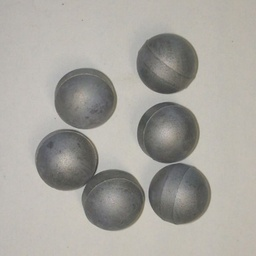
#> input picture sphere.jpg, 256 x 256 px, shrunk from 550 x 550 before the run
$ python main.py
#> lines starting #> are read from the running program, lines starting #| are printed output that depends on the picture
### patterns.py
# -*- coding: utf-8 -*-
"""
Created on Fri Aug 08 16:12:37 2021

@author: rizvee
"""
from math import sqrt, atan2, pi
import numpy as np

def pattern_detect(input_image):
    input_pixels = input_image.load()
    width = input_image.width
    height = input_image.height

    grayscale = np.empty((width, height))
    for x in range(width):
        for y in range(height):
            pixel = input_pixels[x, y]
            grayscale[x, y] = (pixel[0] + pixel[1] + pixel[2]) / 3
    gradient, direction = convert_blur(grayscale, width, height)

    for x in range(1, width - 1):
        for y in range(1, height - 1):
            angle = direction[x, y] if direction[x, y] >= 0 else direction[x, y] + pi
            rangle = round(angle / (pi / 4))
            mag = gradient[x, y]
            if ((rangle == 0 or rangle == 4) and (gradient[x - 1, y] > mag or gradient[x + 1, y] > mag)
                    or (rangle == 1 and (gradient[x - 1, y - 1] > mag or gradient[x + 1, y + 1] > mag))
                    or (rangle == 2 and (gradient[x, y - 1] > mag or gradient[x, y + 1] > mag))
                    or (rangle == 3 and (gradient[x + 1, y - 1] > mag or gradient[x - 1, y + 1] > mag))):
                gradient[x, y] = 0
    image_ = edges(gradient, width, height, 20, 25)

    return image_

def convert_blur(input_pixels, width, height):
    clip = lambda x, l, u: l if x < l else u if x > u else x
    kernel = np.array([
        [1 / 256,  4 / 256,  6 / 256,  4 / 256, 1 / 256],[4 / 256, 16 / 256, 24 / 256, 16 / 256, 4 / 256],
        [6 / 256, 24 / 256, 36 / 256, 24 / 256, 6 / 256],[4 / 256, 16 / 256, 24 / 256, 16 / 256, 4 / 256],
        [1 / 256,  4 / 256,  6 / 256,  4 / 256, 1 / 256]
    ])
    offset = len(kernel) // 2

    blurred = np.empty((width, height))
    for x in range(width):
        for y in range(height):
            acc = 0
            for a in range(len(kernel)):
                for b in range(len(kernel)):
                    xn = clip(x + a - offset, 0, width - 1)
                    yn = clip(y + b - offset, 0, height - 1)
                    acc += input_pixels[xn, yn] * kernel[a, b]
            blurred[x, y] = int(acc)
    gradient = np.zeros((width, height))
    direction = np.zeros((width, height))
    for x in range(width):
        for y in range(height):
            if 0 < x < width - 1 and 0 < y < height - 1:
                magx = input_pixels[x + 1, y] - input_pixels[x - 1, y]
                magy = input_pixels[x, y + 1] - input_pixels[x, y - 1]
                gradient[x, y] = sqrt(magx**2 + magy**2)
                direction[x, y] = atan2(magy, magx)
    return gradient,direction

def edges(gradient, width, height, low, high):
    setter = set()
    for x in range(width):
        for y in range(height):
            if gradient[x, y] > high:
                setter.add((x, y))
    lastiter = setter
    while lastiter:
        new_setter = set()
        for x, y in lastiter:
            for a, b in ((-1, -1), (-1, 0), (-1, 1), (0, -1), (0, 1), (1, -1), (1, 0), (1, 1)):
                if gradient[x + a, y + b] > low and (x+a, y+b) not in setter:
                    new_setter.add((x+a, y+b))
        setter.update(new_setter)
        lastiter = new_setter

    return list(setter)
# ----------------------------------------------Line Detection (Incomplete)--------------------------------------------------#
# [29 lines left out: functions hou, houghLine, not called in this run]


'''

# Below code is copied from https://rosettacode.org/wiki/Hough_transform#Python

def hough(im, ntx=460, mry=360):
    "Calculate Hough transform."
    pim = im.load()
    nimx, mimy = im.size
    mry = int(mry/2)*2          #Make sure that this is even
    him = Image.new("L", (ntx, mry), 255)
    phim = him.load()

    rmax = hypot(nimx, mimy)
    dr = rmax / (mry/2)
    dth = pi / ntx

    for jx in xrange(nimx):
        for iy in xrange(mimy):
            col = pim[jx, iy]
            if col == 255: continue
            for jtx in xrange(ntx):
                th = dth * jtx
                r = jx*cos(th) + iy*sin(th)
                iry = mry/2 + int(r/dr+0.5)
                phim[jtx, iry] -= 1
    return him

    '''

### main.py
# -*- coding: utf-8 -*-
"""
Created on Fri Aug 08 16:11:33 2021

@author: rizvee
"""
from patterns import pattern_detect
from collections import defaultdict
from PIL import Image, ImageDraw
from math import sqrt, pi, cos, sin
# ----------------------------------------------Input Image--------------------------------------------------#
input_image = Image.open("sphere.jpg")
#> input_image is the input picture: PIL image 256x256 RGB; mean R, G, B 167.5, 164.8, 158.5
output_image = Image.new("RGB", input_image.size)
#> output_image: PIL image 256x256 RGB; every value is 0
output_image.paste(input_image)
draw_result = ImageDraw.Draw(output_image)
# ----------------------------------------------Define Range--------------------------------------------------#
steps = 100
rmin = 40
rmax = 80
threshold = 0.4
points = []
for r in range(rmin, rmax + 1):
    for t in range(steps):
        points.append((r, int(r * cos(2 * pi * t / steps)), int(r * sin(2 * pi * t / steps))))
acc = defaultdict(int)
for x, y in pattern_detect(input_image):
#> in pattern_detect, `width = input_image.width`: width = 256
#> in convert_blur, `offset = len(kernel) // 2`: offset = 2
#> in pattern_detect, `gradient, direction = convert_blur(grayscale, width, height)`:
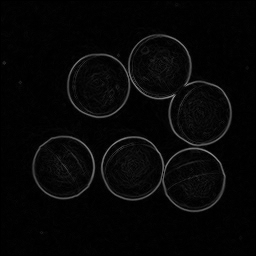
#> gradient: shape (256, 256) float64; min 0, max 150.2, mean 6.9
#> in pattern_detect, `gradient, direction = convert_blur(grayscale, width, height)`:
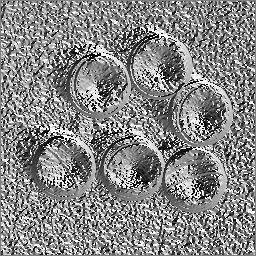
#> direction: shape (256, 256) float64; min -3.14, max 3.14, mean 0.176; drawn with min black and max white
#> in edges, `setter = set()`: setter = 0 items
#> in edges, `lastiter = setter`: lastiter = 1823 items
#> in pattern_detect, `image_ = edges(gradient, width, height, 20, 25)`: image_ = 2080 items
    for r, dx, dy in points:
        a = x - dx
        b = y - dy
        acc[(a, b, r)] += 1
#> this loop made 2080 passes
#> after the loop, acc = 2721956 items
circles_count = []
#> circles_count = []
for k, v in sorted(acc.items(), key=lambda i: -i[1]):
    x, y, r = k
    if v / steps >= threshold and all((x - xc) ** 2 + (y - yc) ** 2 > rc ** 2 for xc, yc, rc in circles_count):
        print(v / steps, x, y, r)
        circles_count.append((x, y, r))
#> this loop made 2721956 passes
#> (v, x, y, r) on passes 1 to 3: (24, 139, 123, 51), (23, 146, 141, 51), (22, 145, 129, 54)
for x, y, r in circles_count:
    draw_result.ellipse((x-r, y-r, x+r, y+r), outline=(255,0,0,0))
#> this loop made 0 passes

output_image.save("Final_Final_Final_Result.png")
